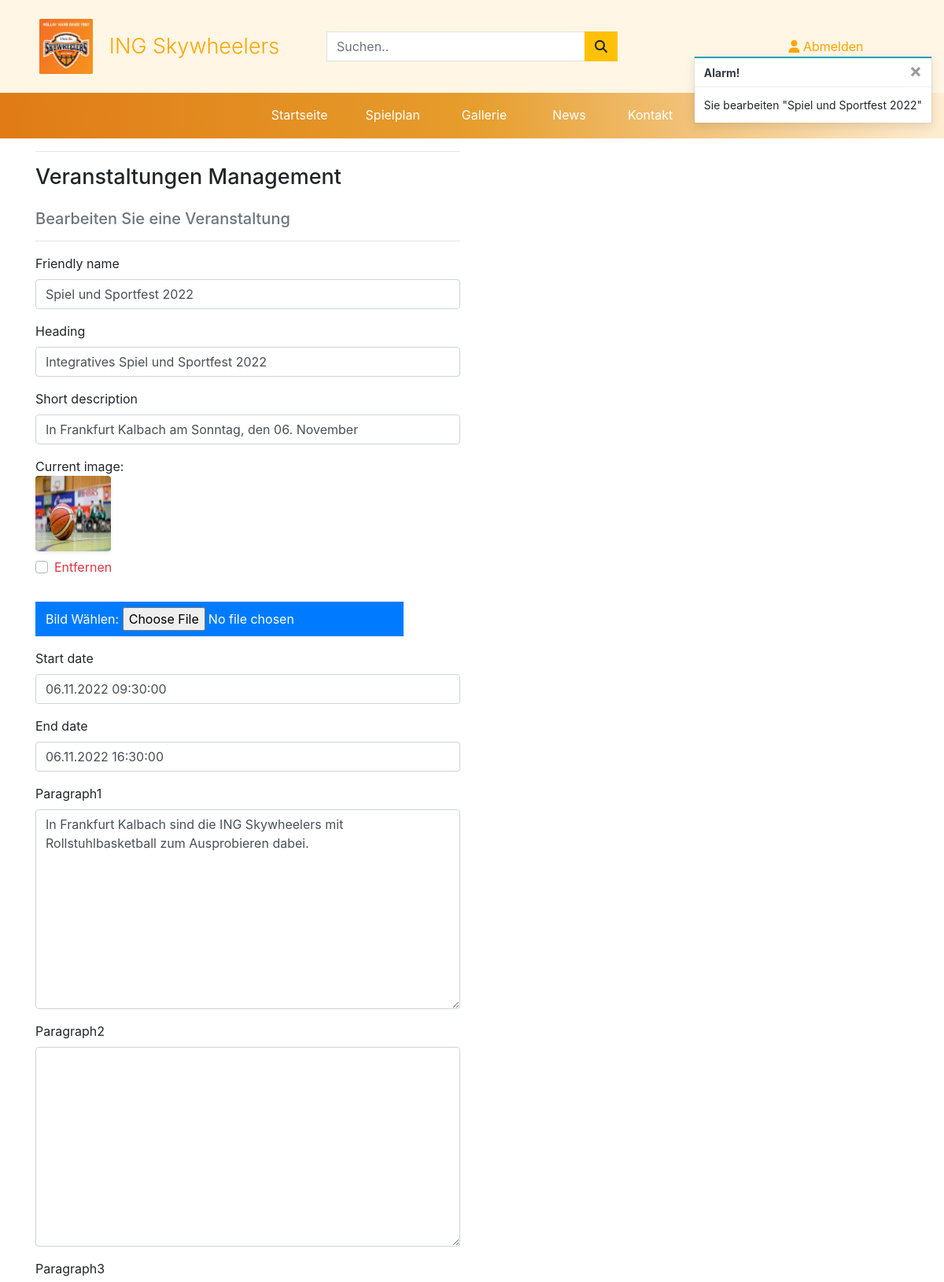
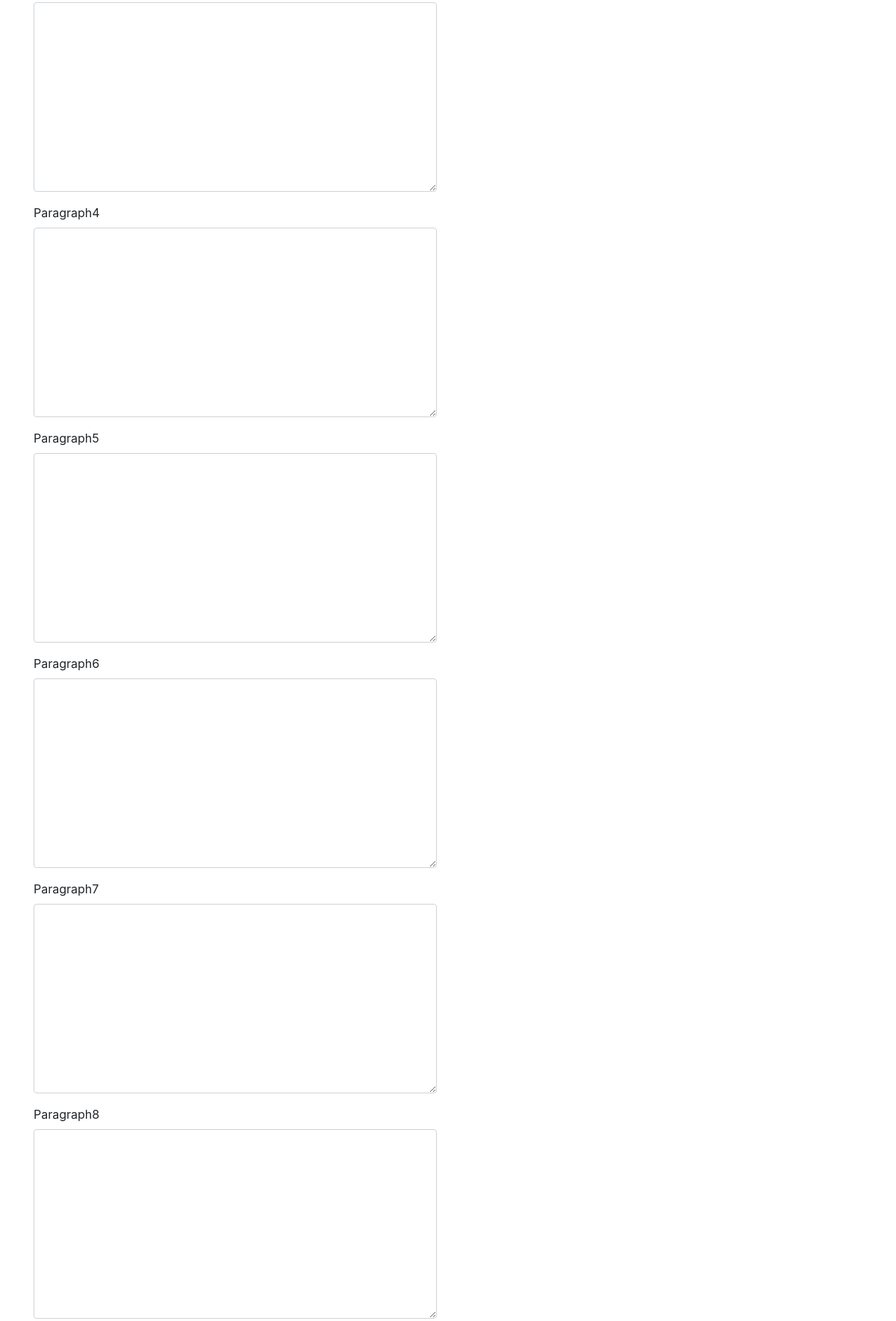
The page /events/bearbeiten/9/ (signed in, upper part) on the database its author committed (2 pictures, top to bottom).
### events/models.py (models this page shows, shortened)
class EventInfo(models.Model):
    friendly_name = models.CharField(max_length=254, null=False, blank=False, default='')
    heading = models.CharField(max_length=254, null=False, blank=False, default='')
    short_description = models.CharField(max_length=254, null=False, blank=False, default='')
    image = models.ImageField(null=True, blank=True, default='')
    start_date = models.DateTimeField(blank=False,  default=None)
    end_date = models.DateTimeField(blank=False,  default=None)
    paragraph1 = models.TextField(default='', null=False, blank=False)
    paragraph2 = models.TextField(default='', null=True, blank=True)
    paragraph3 = models.TextField(default='', null=True, blank=True)
    paragraph4 = models.TextField(default='', null=True, blank=True)
    paragraph5 = models.TextField(default='', null=True, blank=True)
    paragraph6 = models.TextField(default='', null=True, blank=True)
    paragraph7 = models.TextField(default='', null=True, blank=True)
    paragraph8 = models.TextField(default='', null=True, blank=True)
    paragraph9 = models.TextField(default='', null=True, blank=True)
    paragraph10 = models.TextField(default='', null=True, blank=True)
    verbose_name_plural = 'Events'

### events/views.py (the view)
# urls.py: path('bearbeiten/<int:event_id>/', views.edit_event, name="edit_event"),
@login_required
def edit_event(request, event_id):
    if not request.user.is_superuser:
        messages.error(request, "Verzeihung! Nur Besitzer dieser Website können das machen.")
        return redirect(reverse('eventsPage'))
    event_info = get_object_or_404(EventInfo, pk=event_id)
    if request.method == 'POST':
        even_form = EventsForm(request.POST, request.FILES, instance=event_info)
        if even_form.is_valid():
            even_form.save()
            messages.success(request, 'Die Veranstaltung wurden erfolgreich aktualisiert!')
            return redirect(reverse('eventsPage'))
        else:
            messages.error(request, 'Es ist ein Fehler aufgetreten. Bitte stellen Sie sicher, dass das Formular gültig ist.')
    else:
        even_form = EventsForm(instance=event_info)
        messages.info(request, f'Sie bearbeiten "{event_info.friendly_name}"')
    context = {
        'even_form': even_form,
        'event_info': event_info
    }
    return render(request, 'events/edit-event.html', context)

### events/forms.py
class EventsForm(forms.ModelForm):
    class Meta:
        model = EventInfo
        fields = '__all__'
    image = forms.ImageField(label="Ereignisbild", required=False, widget=CustomClearableFileInput)
    def __init__(self, *args, **kwargs):
        super().__init__(*args, **kwargs)
        event = EventInfo.objects.all()

### events/templates/events/edit-event.html (shortened to what this page needs)
{% extends 'base.html' %}
{% block content %}
{% load crispy_forms_tags %}
<section>
    <div class="container">
        <div class="row">
            <div class="col-12 col-md-6">
                <hr>
                <h1 class="logo-font mb-4">Veranstaltungen Management</h1>
                <h5 class="text-muted">Bearbeiten Sie eine Veranstaltung</h5>
                <hr>
            </div>
        </div>
        <div class="row">
            <div class="col-12 col-md-6">
                <form class="form mb-2" action="{% url 'edit_event' event_info.id %}" method="post" enctype="multipart/form-data">
                    {% for field in even_form %}
                        {% if field.name != 'image' %}
                            {{ field | as_crispy_field }}
                        {% else %}
                            {{ field }}
                        {% endif %}
                    {% endfor %}
                </form>
            </div>
        </div>
    </div>
</section>
{% endblock %}

### static/css/base.css (style rules this page uses)
.logo-font { font-size: 20px; }
@media (min-width: 991px) { .logo-font { font-size: 27px; } }

### rows shown on the page
EventInfo: friendly_name "Spiel und Sportfest 2022" "Integratives Spiel und Sportfest 2022" "In Frankfurt Kalbach am Sonntag, den 06. November" "06.11.2022 09:30:00" "06.11.2022 16:30:00" "In Frankfurt Kalbach sind die ING Skywheelers mit Rollstuhlbasketball zum Ausprobieren dabei."

### other values the page prints
{{ message }} "Sie bearbeiten \"Spiel und Sportfest 2022\""
{{ widget.initial_text }} "Current image"
{{ widget.clear_checkbox_label }} "Entfernen"
